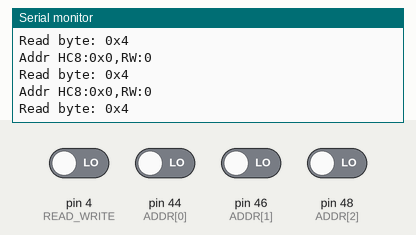
This sketch was run on a simulated Arduino Mega 2560, built with avr-gcc and run on an emulated ATmega2560. On the bench: the last lines printed to the serial monitor. The test bench sets the inputs (shaded band); at power-on: pin 4 (READ_WRITE), pin 44 (ADDR[0]), pin 46 (ADDR[1]), pin 48 (ADDR[2]) LOW.

Above: at 3.2 s.
3.3 s: pin 4 (READ_WRITE) driven HIGH
At 3.42 s:
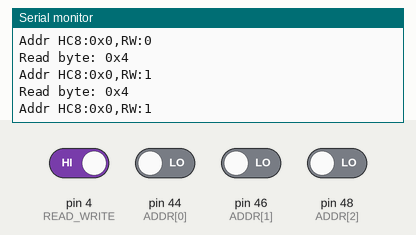
4.8 s: pin 44 (ADDR[0]) driven HIGH
At 4.85 s:
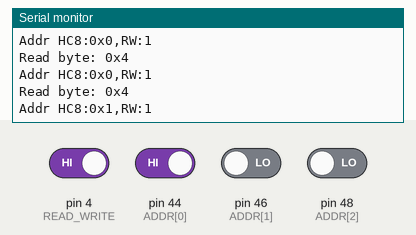
6.3 s: pin 46 (ADDR[1]) driven HIGH
At 6.35 s:
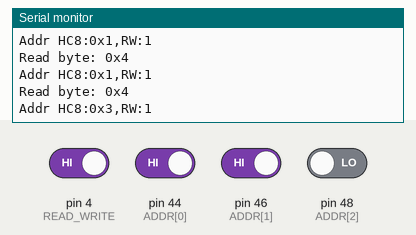
7.8 s: pin 48 (ADDR[2]) driven HIGH
At 7.91 s:
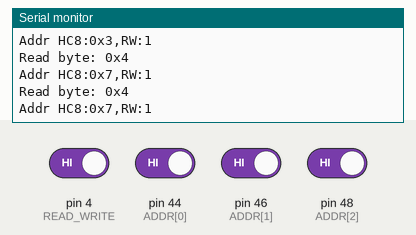
9.3 s: pin 4 (READ_WRITE) driven LOW
At 9.34 s:
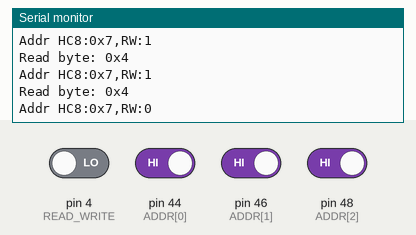
10.8 s: pin 44 (ADDR[0]) driven LOW
At 10.9 s:
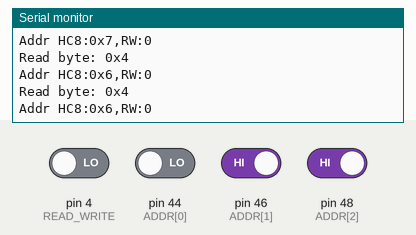
Timing chart, 0 to 13.3 s (numbered marks = the images above; inputs shaded):
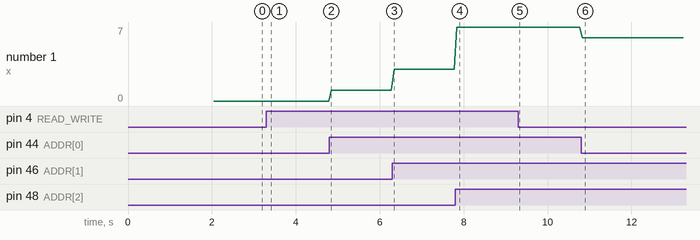

Measured:
- after the input at 3.3 s, the serial monitor: prints a new line after 0.05 s (image 1)
- after the input at 4.8 s, the serial monitor: prints a new line at once (image 2)
- after the input at 6.3 s, the serial monitor: prints a new line at once (image 3)
- after the input at 7.8 s, the serial monitor: prints a new line at once (image 4)
- after the input at 9.3 s, the serial monitor: prints a new line at once (image 5)
- after the input at 10.8 s, the serial monitor: prints a new line at once (image 6)
- plotted number 1: 1 → 3 after the input at 6.3 s, 3 → 7 after the input at 7.8 s, 7 → 6 after the input at 10.8 s

The sketch:

6502_driver_2.ino
```cpp
/* Control pins */
#define CLOCK 2
#define READ_WRITE 4
#define RST 6
/* How long to delay the PHI2 clock */
#define DEL 500

/* LSB to MSB 24..36 --> D0..D7 */
const char DATA[] = {22, 24, 26, 28, 30, 32, 34, 36};
/* LSB to MSB A0..A2 --> 44..48 */
const char ADDR[] = {44, 46, 48};
/* We are only using the first 3 bits (2^3=8 bytes) of the addr bus */
/* Program must always be 8 bytes long because of our address bus */
//const byte PROG[] = {0xA9, 0xFF, 0x8d, 0x02, 0x60, 0xEA, 0xEA, 0xEA};
const byte PROG[] = {0xEA, 0xEA, 0xEA, 0xEA, 0xEA, 0XEA, 0xEA, 0xEA};
const char *mds[2];


void tickClock(int count){
  while(count--){
    digitalWrite(CLOCK, HIGH);
    digitalWrite(CLOCK, LOW);
  }
}

void set_input(){
  for(int i = 0; i < 8; i++){
    pinMode(DATA[i], INPUT);
  }
}

void set_output(){
  for(int i = 0; i < 8; i++){
    pinMode(DATA[i], OUTPUT);
  }
}

void db_write(char dat){
  //set_output();
  for(int i = 0; i < 8; i++){
    digitalWrite(DATA[i], (dat >> i) & 1);
  }
  delay(1);
}

char db_read(){
  byte out_byte = 0x00;
  set_input();
  for(int i = 0; i < 8; i++){
    out_byte += digitalRead(DATA[i]) << i;
  }
}

void setup() {
  // put your setup code here, to run once:
  /* Start the serial port so we can see what is going on */
  Serial.begin(57600);
  delay(2000);
  /* Set up RW modes table for serial printing */
  mds[0] = "Write";
  mds[1] = "Read";
  /* We will start out using data as output */
  for(int i = 0; i < 8; i++){
    pinMode(DATA[i], OUTPUT);
  }
  /* Address pins will ALWAYS be input */
  for(int i = 0; i < 3; i++){
    pinMode(ADDR[i], INPUT);
  }
  /* Set mode of control pins */
  pinMode(CLOCK, OUTPUT);
  pinMode(RST, OUTPUT);
  pinMode(READ_WRITE, INPUT);
  /* Reset the MPU, set a reset vector */
  /* The MPU needs to be held in reset for a minimum of 2 clock cycles */
  Serial.write("\nStarting low reset\n");
  digitalWrite(RST, LOW);
  tickClock(4);
  digitalWrite(RST, HIGH);
  Serial.write("Low reset done\n");
  db_write(0xEA);
  tickClock(6); /* This needs to be done 6 time for some reason */
  db_write(0xEA);
  tickClock(2);
  /* Now, the reset operation is done, going into the loop! */

}

void loop() {
  /* We start on PHI2 low (PHI1)*/
  set_output();
  /* Because PHI2 is low, let's do a store operation. HC=0*/
  set_output();
  db_write(0xA9); /*LDA */
  digitalWrite(CLOCK, HIGH);
  /* Phi2 is high now, the CPU is reading this instruction. HC=1 */
  delay(10);
  digitalWrite(CLOCK, LOW);
  /* Phi2 is low again, the CPU is now setting it's address bus for the next byte(0xBF), and will read it next. HC=2 */
  db_write(0xBF);
  digitalWrite(CLOCK, HIGH);
  /* Phi2 is high, CPU fetches this byte (0xBF). HC=3 */
  delay(10);
  digitalWrite(CLOCK, LOW);
  /* LDA $BF is done! */

  /* Phi2 is low, CPU set's its ad bus for next byte (0x85). Let's prepare that byte. HC=4*/
  db_write(0x85); /*STA */
  digitalWrite(CLOCK, HIGH);
  /* Phi2 is high, CPU retrieves the byte 0x85. HC=5*/
  delay(10);
  digitalWrite(CLOCK, LOW);
  /* Phi2 is low, CPU set's ad bus for next byte (0xFA, where we are storing this byte). HC=6 */
  db_write(0xFA);
  digitalWrite(CLOCK, HIGH);
  /* Phi2 is high, CPU reads the byte 0xFA. HC=7*/
  delay(10);
  set_input();
  digitalWrite(CLOCK, LOW);
  /* Phi2 is low again. CPU sets ad bus to 0xFA (adress to store into. Last 3 digits are 010=2) HC=8 */
  /* RW SHOULD be set to 0 (write mode, 1 is read mode) now */
  set_input();
  char buf[32];
  byte add = 0;
  byte rw = 2;
  for(int i = 0; i < 3; i++){
    add += (digitalRead(ADDR[i]) << i);
  }
  rw = digitalRead(READ_WRITE);
  sprintf(buf, "Addr HC8:0x%x,RW:%d\n", add, rw);
  Serial.write(buf);
  set_input();
  /* Phi2 is high now, now it's going to write. HC=9*/
  delay(10);
  sprintf(buf,"Read byte: 0x%x\n",db_read());
  Serial.write(buf);
  delay(10);
  digitalWrite(CLOCK, LOW);
  /* Phi2 is low now, CPU setting addr bus to next instr. HC=10 */
}
```
